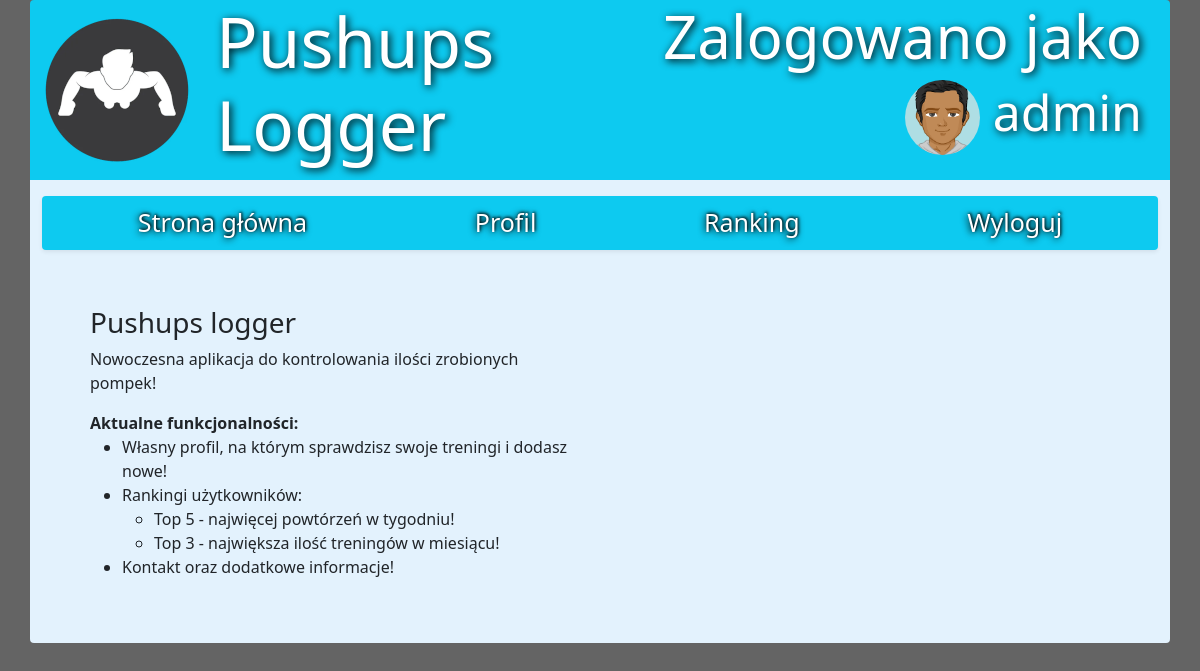
The app's page / (signed in) with its own data.
### base/models.py (models this page shows)
class User(AbstractUser):
    imie = models.CharField(max_length=30, null = True, blank = True)
    nazwisko = models.CharField(max_length=35, null = True, blank = True)
    first_name = None
    last_name= None
    wiek = models.IntegerField(null = True, blank = True)
    email = models.EmailField(unique=True, null = True)
    avatar = models.ImageField(null=True, default="avatar.webp")
    opis = models.TextField(max_length=250, null = True, blank = True)
    limit = models.BooleanField(default = False)
    dzien = models.DateTimeField(null = True)

### base/views.py (the view)
# urls.py: path("", views.home, name = "home"),
def home(request):
    return render(request, 'base/home.html')

### base/templates/base/home.html
{% extends 'main.html' %} {% block content %}
<div class="container px-5">
  <div class="row">
    <div class="col">
      <br /><br />
      <h3>Pushups logger</h3>
      <p>Nowoczesna aplikacja do kontrolowania ilości zrobionych pompek!</p>
      <b>Aktualne funkcjonalności:</b>
      <ul>
        <li>
          Własny profil, na którym sprawdzisz swoje treningi i dodasz nowe!
        </li>
        <li>Rankingi użytkowników:</li>
        <ul>
          <li>Top 5 - najwięcej powtórzeń w tygodniu!</li>
          <li>Top 3 - największa ilość treningów w miesiącu!</li>
        </ul>
        <li>Kontakt oraz dodatkowe informacje!</li>
      </ul>
      <br /><br />
    </div>
    <div class="col"></div>
  </div>
</div>
{% endblock content %}

### templates/main.html (shortened to what this page needs)
{% load static %}
<!doctype html>
  <head>
    <link rel="stylesheet" type="text/css" href="{% static 'main.css' %}">
    <link href="https://cdn.jsdelivr.net/npm/bootstrap@5.1.3/dist/css/bootstrap.min.css" rel="stylesheet">
  </head>
  <body style="background-color: #646464;">
    <div  class="container bg-info text-white rounded-top">
      <div class="row logo">
        <div class="col-auto">
          <img src="{% static 'images/pushlogo.png' %}" alt="logo" id="logo-img">
        </div>
        <div class="col-4">
          <h1 id="logo-text">Pushups<br>Logger</h1>
        </div>
        <div class="col-6 d-flex flex-column align-items-end">
          {% if request.user.is_authenticated %}
            <h1 id="logo-text" style="font-size: 60px;">Zalogowano jako</h1>
            <h3 id="logo-text" style="font-size: 50px;">
              <a href="{% url 'user-profile' user.id %}" style="text-decoration: none; color: white;">
                <img class="rounded-circle avatarpic" src="{{ user.avatar.url }}"/>
                {{ user.username }}
              </a>
            </h3>
          {% endif %}
        </div>
      </div>
    </div>
      <nav class="container navbar navbar-expand-lg navbar-light pt-3" style="background-color: #e3f2fd;">
        <div class="shadow-sm container justify-content-around bg-info rounded">
          <a class="nav-link text-white NLINK" href="{% url 'home' %}">Strona główna</a>
          {% if request.user.is_authenticated %}
          <a class="nav-link text-white NLINK" href="{% url 'user-profile' user.id %}">Profil</a>
          {% else %}
          <a class="nav-link text-white NLINK" href="{% url 'login' %}">Profil</a>
          {% endif %}
          <a class="nav-link text-white NLINK" href="{% url 'ranking' %}">Ranking</a>
          {% if request.user.is_authenticated %}
            <a class="nav-link text-white NLINK" href="{% url 'logout' %}">Wyloguj</a>
          {% endif %}
        </div>
      </nav>
      <div class="container rounded-bottom" style="background-color: #e3f2fd;">
      {% block content %}
      {% endblock content %}
    </div>
  </body>
</html>

### static/main.css (style rules this page uses)
.logo { display: flex; height: 180px; }
.NLINK { text-shadow: 1px -1px 3px #000000, -1px 1px 7px #000000; font-size: 25px; }
#logo-text { font-size: 69px; text-shadow: 2px 2px 8px black; }
#logo-img { display: block; margin-top: 15px; }
.avatarpic { width: 75px; height: 75px; }

### records on screen
User: avatar (picture), username "admin"
